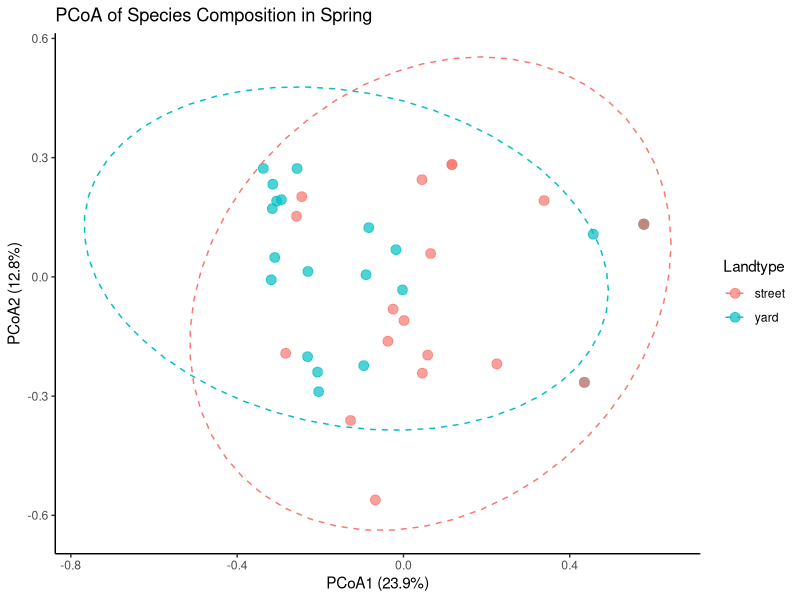
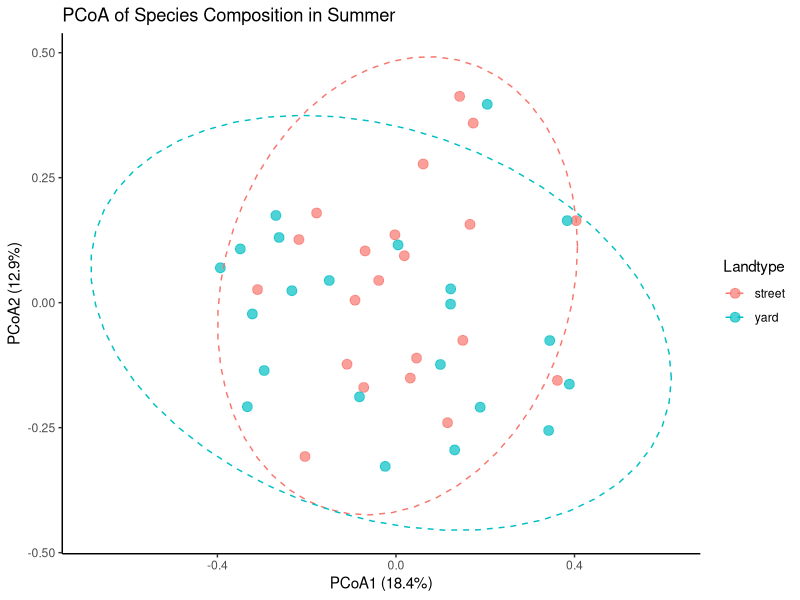

Reproduce these figures in R, in order.
library(tidyverse)
library(vegan) 
library(ape) 

data2024 <- read.csv("2-Cleaned_data/ndg_cleaneddata_2024.csv") #all obs from 2024
data2025 <- read.csv("2-Cleaned_data/ndg_cleaneddata_2025.csv") #all obs from 2025

season2025 <- data2025 %>%
  mutate(Season = case_when(Date >= "2025-06-01" ~ 'Summer',
                            Date <= "2025-06-01" ~ 'Spring'))
season2024 <- data2024 %>%
  mutate(Season = case_when(Date >= "2024-06-01" ~ 'Summer',
                            Date <= "2024-06-01" ~ 'Spring'))
seasons_total <- bind_rows(season2024, season2025)

####Spring####

spring <- seasons_total %>% subset(Season == "Spring")

#here we are formatting the data to fit the form of a matrix, where rows are sites  
#and includes landtype identity (yard or street) 
spring_data_matrix <- spring %>%
  filter(!grepl("Unknown", Bird.code)) %>% 
  select(Code, Landtype, Bird.code) %>%
  distinct() %>%
  mutate_at(vars(Code), as.factor) %>% 
  mutate(Present = 1) %>%
  pivot_wider(
    id_cols = c(Code, Landtype),
    names_from = Bird.code,
    values_from = Present,
    values_fill = 0) %>% 
  column_to_rownames(var = "Code")

#the following code creates a df with just species and pres/abs
#this will be used to calculate the distance matrix
spring_dist_df <- spring_data_matrix %>% 
  select(-(Landtype))


#calculating the distance matrix for the permanova 
spring_dist_matrix <- vegdist(x = spring_dist_df, method = "jaccard", binary = TRUE) #jaccard distance



spring_pcoa <- cmdscale(spring_dist_matrix, k= (nrow(spring_data_matrix)-1), eig= TRUE)

spring_pcoa_scores <- as.data.frame(spring_pcoa$points)
colnames(spring_pcoa_scores) <- c("PCoA1", "PCoA2")
spring_pcoa_scores$Landtype <- spring_data_matrix$Landtype           


# Calculate variance explained by each axis
eigenvalues <- spring_pcoa$eig
var_explained <- eigenvalues / sum(eigenvalues) * 100


ggplot(spring_pcoa_scores, aes(x = PCoA1, y = PCoA2, color = Landtype)) +
  geom_point(size = 3, alpha = 0.7) +
  stat_ellipse(level = 0.95, linetype = 2) +  # 95% confidence ellipses
  labs(x = paste0("PCoA1 (", round(var_explained[1], 1), "%)"),
       y = paste0("PCoA2 (", round(var_explained[2], 1), "%)"),
       title = "PCoA of Species Composition in Spring",
       color = "Landtype") +
  theme_classic() +
  theme(legend.position = "right")

####Summer####

summer <- seasons_total %>% subset(Season == "Summer")

#here we are formatting the data to fit the form of a matrix, where rows are sites  
#and includes landtype identity (yard or street) 
summer_data_matrix <- summer %>%
  filter(!grepl("Unknown", Bird.code)) %>% 
  select(Code, Landtype, Bird.code) %>%
  distinct() %>%
  mutate_at(vars(Code), as.factor) %>% 
  mutate(Present = 1) %>%
  pivot_wider(
    id_cols = c(Code, Landtype),
    names_from = Bird.code,
    values_from = Present,
    values_fill = 0) %>% 
  column_to_rownames(var = "Code")

#the following code creates a df with just species and pres/abs
#this will be used to calculate the distance matrix
summer_dist_df <- summer_data_matrix %>% 
  select(-(Landtype))


#calculating the distance matrix for the permanova 
summer_dist_matrix <- vegdist(x = summer_dist_df, method = "jaccard", binary = TRUE) #jaccard distance



summer_pcoa <- cmdscale(summer_dist_matrix, k= (nrow(summer_data_matrix)-1), eig= TRUE)

summer_pcoa_scores <- as.data.frame(summer_pcoa$points)
colnames(summer_pcoa_scores) <- c("PCoA1", "PCoA2")
summer_pcoa_scores$Landtype <- summer_data_matrix$Landtype           


# Calculate variance explained by each axis
sum_eigenvalues <- summer_pcoa$eig
sum_var_explained <- sum_eigenvalues / sum(sum_eigenvalues) * 100


ggplot(summer_pcoa_scores, aes(x = PCoA1, y = PCoA2, color = Landtype)) +
  geom_point(size = 3, alpha = 0.7) +
  stat_ellipse(level = 0.95, linetype = 2) +  # 95% confidence ellipses
  labs(x = paste0("PCoA1 (", round(sum_var_explained[1], 1), "%)"),
       y = paste0("PCoA2 (", round(sum_var_explained[2], 1), "%)"),
       title = "PCoA of Species Composition in Summer",
       color = "Landtype") +
  theme_classic() +
  theme(legend.position = "right")
